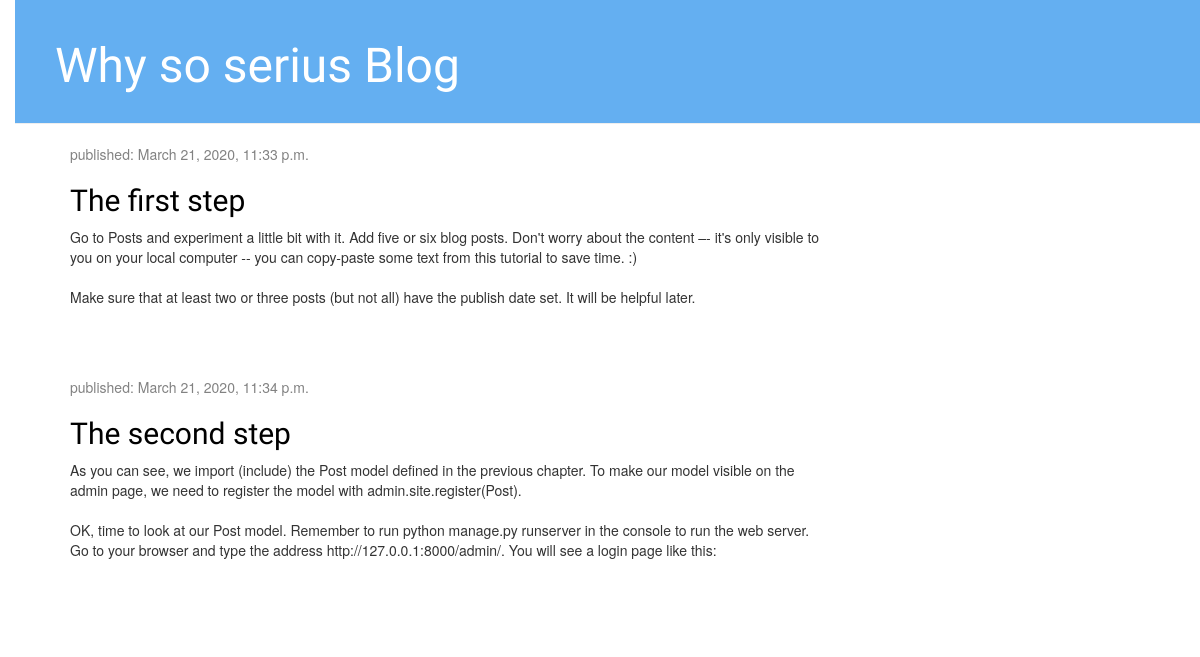
Before: / with the older database file.
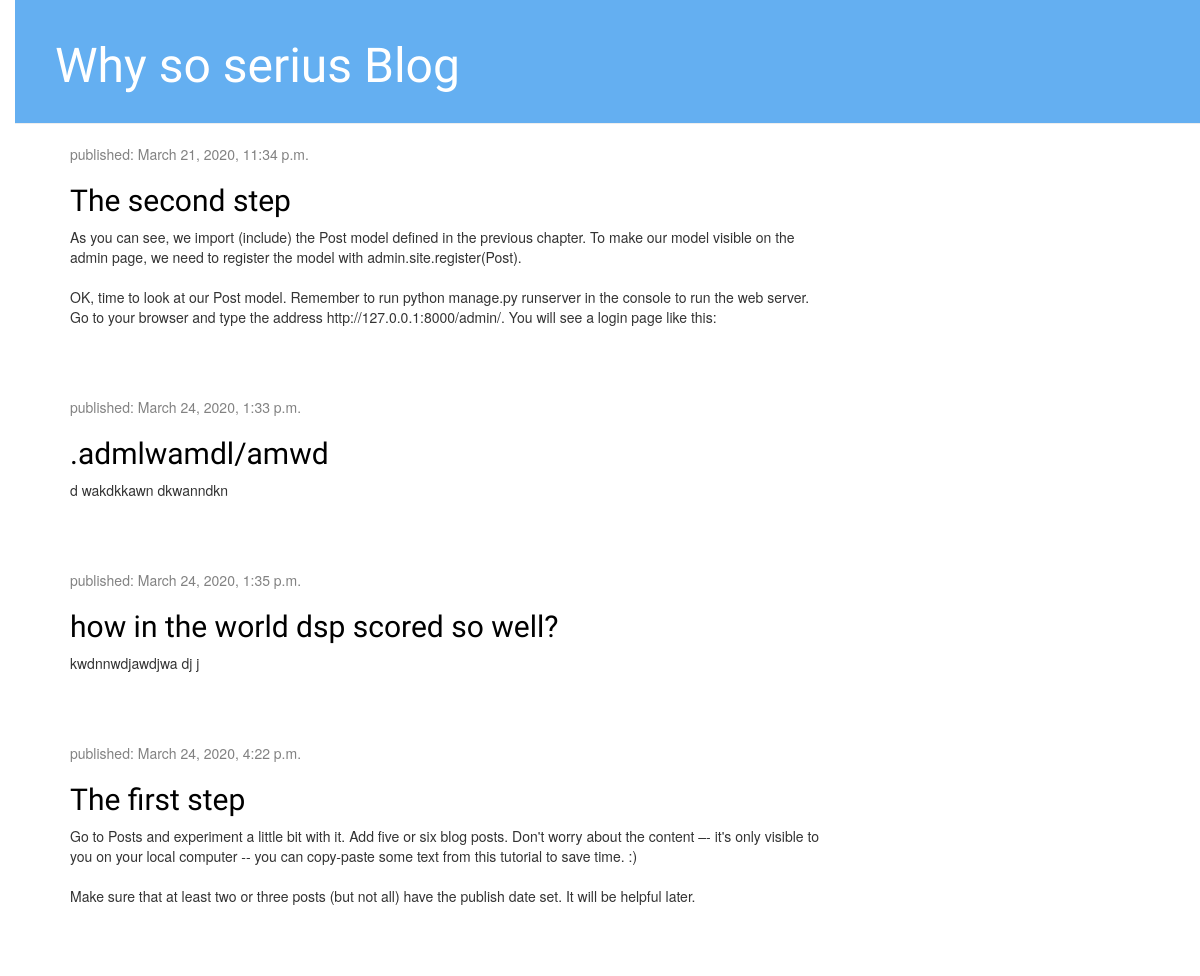
After: the same page with the newer database file.
### blog/models.py (models this page shows, shortened)
class Post(models.Model):
    author = models.ForeignKey(settings.AUTH_USER_MODEL, on_delete=models.CASCADE)
    title = models.CharField(max_length=200)
    text = models.TextField()
    created_date = models.DateTimeField(default=timezone.now)
    published_date = models.DateTimeField(blank=True,null=True)

### blog/views.py (the view)
# urls.py: path('', views.post_list, name='post_list'),
def post_list(request):
    posts = Post.objects.filter(published_date__lte=timezone.now()).order_by('published_date')
    return render(request,'blog/post_list.html',{'posts':posts})

### blog/templates/blog/post_list.html
{% extends 'blog/base.html'%}
{%block content%}
{% for post in posts %}
     <div class="post">
        <div class="date">
            <p>published: {{ post.published_date }}</p>
        </div>
        <h2><a href="{ url 'post_detail' pk=post.pk}">{{ post.title }}</a></h2>
        <p>{{ post.text|linebreaksbr }}</p>
    </div>
{% endfor %}
{% endblock %}

### blog/templates/blog/base.html (shortened to what this page needs)
{% load static %}
<html>
    <head>
        <link rel="stylesheet" href="//maxcdn.bootstrapcdn.com/bootstrap/3.2.0/css/bootstrap.min.css">
        <link rel="stylesheet" href="//maxcdn.bootstrapcdn.com/bootstrap/3.2.0/css/bootstrap-theme.min.css">
        <link rel="stylesheet" href="{% static 'css/blog.css' %}">
    </head>
    <body>
        <div class="page-header">
        <h1><a href="/">Why so serius Blog</a></h1>
        </div>
        <div class="content container">
                <div class="row">
                    <div class="col-md-8">
                        {% block content %}
                        {% endblock %}
                    </div>
                </div>
            </div>
    </body>
</html>

### blog/static/css/blog.css (style rules this page uses)
h1 a, h2 a { color:#64AFF1; font-family: 'Lobster'; }
body { padding-left: 15px; }
.page-header { background-color: #64AFF1; margin-top: 0; padding: 20px 20px 20px 40px; }
.page-header h1, .page-header h1 a, .page-header h1 a:visited, .page-header h1 a:active { color: #ffffff; font-size: 36pt; text-decoration: none; }
.content { margin-left: 40px; }
h1, h2, h3, h4 { font-family: 'Lobster', cursive; }
.date { color: #828282; }
.post { margin-bottom: 70px; }
.post h2 a, .post h2 a:visited { color: #000000; }

Changed rows visible on the page:
shown differently, row unchanged: Post "The second step": moves up the list
added Post: published_date "March 24, 2020, 1:33 p.m.", title ".admlwamdl/amwd", text "d wakdkkawn dkwanndkn"
added Post: published_date "March 24, 2020, 1:35 p.m.", title "how in the world dsp scored so well?", text "kwdnnwdjawdjwa dj j"
changed Post "The first step": published_date "March 21, 2020, 11:33 p.m." → "March 24, 2020, 4:22 p.m."
